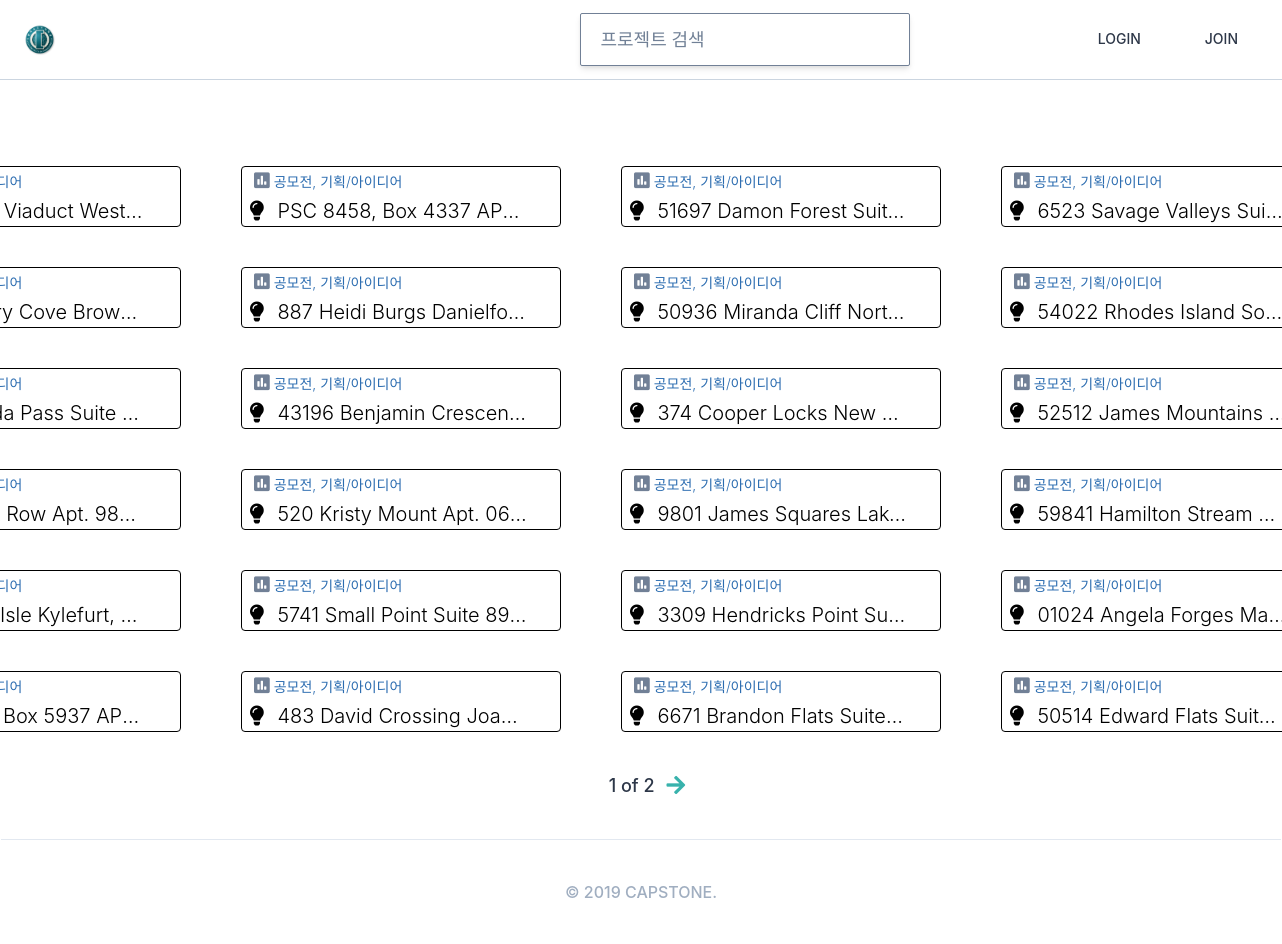
Page /projects/all/ on the committed database.
### projects/models.py (models this page shows, shortened)
class Project(core_models.TimeStampedModel):
    name = models.CharField(max_length=140)
    description = models.TextField()
    on_market = models.BooleanField(default=False)
    categories = models.ManyToManyField("Category", related_name="projects", blank=True)
    host = models.ForeignKey(
        "users.User", related_name="project_host", on_delete=models.CASCADE
    )

### projects/views.py (the view)
# urls.py: path("all/", views.AllMarketProjectView.as_view(), name="all"),
class AllMarketProjectView(ListView):
    model = models.Project
    paginate_by = 24
    paginate_orphans = 2
    context_object_name = "market_projects"
    template_name = "projects/all_project.html"
    def get_queryset(self):
        queryset = super().get_queryset()
        return queryset.filter(on_market=True)

### projects/templatetags/on_mar.py (called while the page is built)
@register.simple_tag(takes_context=True)
def on_mar(context, project):
    user = context.request.user
    if project.on_market is True:
        return True
    else:
        return False

### templates/projects/all_project.html (shortened to what this page needs)
{% extends "base.html" %}
{% load on_mar %}
{% block search-bar %}
    <form method="get" action="{% url 'projects:search' %}" class="w-5/11">
    <input
        class="search-box border w-full font-medium text-gray-900 placeholder-gray-600 py-3 rounded-sm w-64 shadow-md hover:shadow-lg focus:outline-none"
        name="Project_Name" placeholder="프로젝트 검색" />
    </form>
{% endblock search-bar %}
{% block content %}
    <div class="container mx-auto pb-10">
      <div class="flex flex-between">
            </div>
            <div class="flex flex-wrap -mx-40 mt-10">
            {% for project in market_projects %}
                {% on_mar project as on_mar_bool %}
                {% if on_mar_bool %}
                    {% include "partials/project_card.html" with project=project %}
                {% endif %}
            {% endfor %}
        </div>
        <div class="flex items-center justify-center mx-auto container">
                <span class="mx-3 font-medium text-lg">{{page_obj.number}} of {{page_obj.paginator.num_pages}}</span>
            {% if page_obj.has_next %}
                <a href="?page={{page_obj.number|add:1}}" class="text-teal-500">
                    <i class="fas fa-arrow-right fa-lg"></i>
                </a>
            {% endif %}
        </div>
    </div>
{% endblock content %}

### templates/partials/project_card.html (shortened to what this page needs)
<div class="w-1/5 mb-10 px-2 overflow-hidden border border-black mr-10 ml-5 rounded pro_zoom">
    <a href="{% url 'projects:detail' project.pk %}">
        <div class="flex justify-between mb-1px truncate">
            <div class="w-3/4 overflow-hidden flex">
                <span class="text-sm text-gray-700 block truncate p-1 mr-2 text-blue-700">
                    <i class="fas fa-poll text-gray-600 text-lg"></i>
                    공모전, 기획/아이디어
                </span>
            </div>
        </div>
        <span class="text-black w-11/12 block truncate text-xl">
            <i class="fas fa-lightbulb mr-2"></i> {{project.name}}
        </span>
    </a>
</div>

### rows in the picture
Project: name "313 Mason Viaduct West…"
Project: name "PSC 8458, Box 4337 AP…"
Project: name "51697 Damon Forest Suit…"
Project: name "6523 Savage Valleys Sui…"
Project: name "52580 Perry Cove Brow…"
Project: name "887 Heidi Burgs Danielfo…"
Project: name "50936 Miranda Cliff Nort…"
Project: name "54022 Rhodes Island So…"
Project: name "25445 Linda Pass Suite…"
Project: name "43196 Benjamin Crescen…"
Project: name "374 Cooper Locks New…"
Project: name "52512 James Mountains…"
Project: name "20017 Kent Row Apt. 98…"
Project: name "520 Kristy Mount Apt. 06…"
Project: name "9801 James Squares Lak…"
Project: name "59841 Hamilton Stream…"
Project: name "912 Torres Isle Kylefurt,…"
Project: name "5741 Small Point Suite 89…"
Project: name "3309 Hendricks Point Su…"
Project: name "01024 Angela Forges Ma…"
Project: name "PSC 2092, Box 5937 AP…"
Project: name "483 David Crossing Joa…"
Project: name "6671 Brandon Flats Suite…"
Project: name "50514 Edward Flats Suit…"

### other values in the picture
{{ page_obj.number }} "1"
{{ page_obj.paginator.num_pages }} "2"
